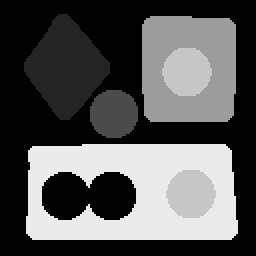
#> input picture phantom_map.png, 128 x 128 px (shown 2 times larger)
$ python main.py
#> lines starting #> are read from the running program, lines starting #| are printed output that depends on the picture
from PIL import Image
import numpy as np
import tomopy
import scipy

from matplotlib import pyplot as plt

# This script uses a single 2d luminosity map (phantom_map.png) as a phantom domain map. The luminosity values
# correspond to different domain orientations, and should be understood to be cyclic around 0-255 (representing 0-180).

# The outputs of this script are matplotlib images showing:
# 1) Domain maps separated by domain angle
# 2) Sinograms generated by treating the measurement as a conventional tomographic scan (following Esther's approach?)
# 3) Sinograms generated by an integrated "measurement" along a rotating/translating slice through the domain maps

# NOTE: this synthetic data ignores that the bragg condition (and exclusion rules) would create phi gaps


if __name__ == '__main__':
    # read luminosity map
    fn = "phantom_map.png"
    image = Image.open(fn).convert('L')

    # convert to angle (360) map
    map = (np.asarray(image) / 255 * 180).astype(int) % 180
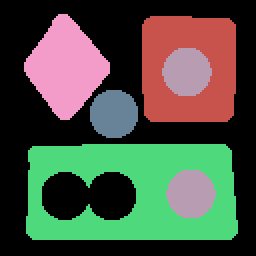
#> map: shape (128, 128) int64 (shown 2 times larger); 6 distinct labels, from 0 to 165; one colour per label, 0 black

    map_size = map.shape[0]
#> map_size = 128

    # print unique domain angles
    print('angles:', np.unique(map))
#| angles: [  0  25  52 110 139 165]

    domain_maps = {angle: map == angle for angle in np.unique(map)}
#> domain_maps = 6 items
    for angle, domain_map in domain_maps.items():
        plt.title(f'Domain Map @ Domain Angle: {angle} deg')
        plt.xlabel('x')
        plt.ylabel('y')
        plt.imshow(domain_map,interpolation='nearest')
        plt.show()
#> this loop made 6 passes
#> angle on passes 1 to 6: 0, 25, 52, 110, 139, 165
#> pass 1, `plt.show()`:
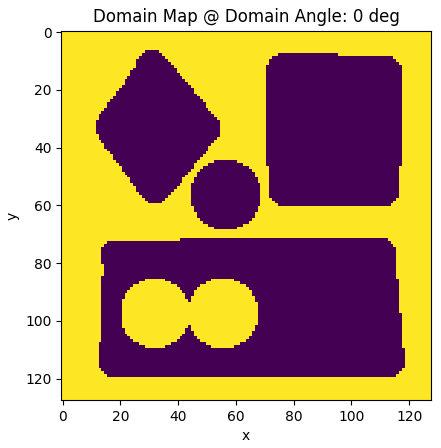
#> figure drawn by matplotlib, 1 panel
#> pass 2, `plt.show()`:
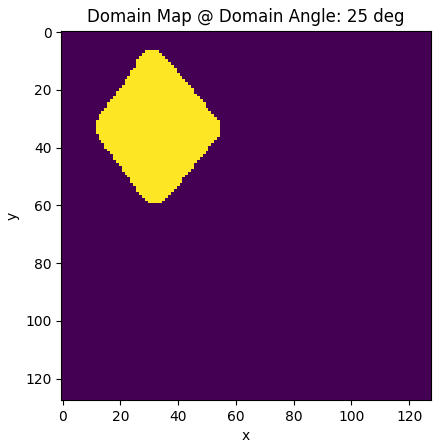
#> figure drawn by matplotlib, 1 panel

    # if treating this a as direct 2d projection...
    map_3d = map.reshape(1, *map.shape)
#> (the run stopped early here; a loop or call above may not have finished)
